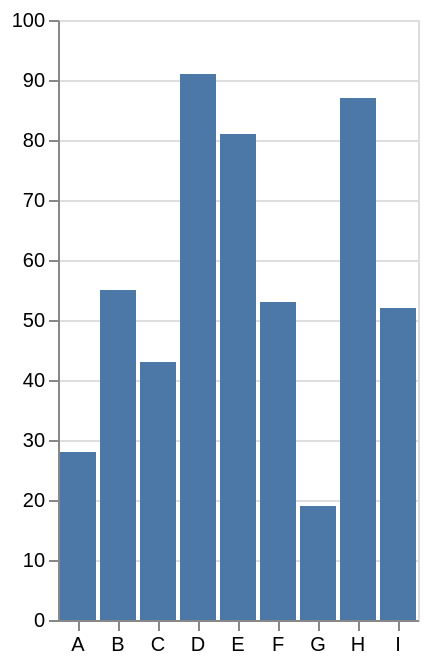

Specify this chart in Vega-Lite:
### Vega-Lite specification from a JSON file in a GitHub repository (floating-point values rounded to 4 significant figures)
{"$schema": "https://vega.github.io/schema/vega-lite/v5.json", "description": "A simple bar chart with embedded data.", "width": "container", "height": "container", "data": {"values": [{"a": "A", "b": 28}, {"a": "B", "b": 55}, {"a": "C", "b": 43}, {"a": "D", "b": 91}, {"a": "E", "b": 81}, {"a": "F", "b": 53}, {"a": "G", "b": 19}, {"a": "H", "b": 87}, {"a": "I", "b": 52}]}, "mark": "bar", "encoding": {"x": {"field": "a", "type": "nominal", "axis": {"labelAngle": 0}, "title": ""}, "y": {"field": "b", "type": "quantitative", "title": ""}}}
